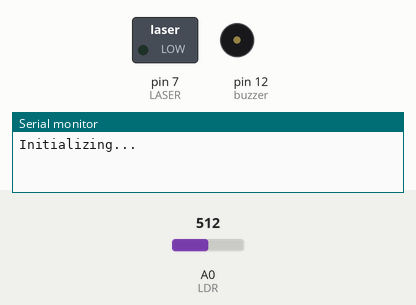
Bench run of a sketch on a simulated Arduino Uno, built with avr-gcc and run on an emulated ATmega328P. Shown: switched loads named in the sketch (green lamp = pin HIGH), buzzer (waves = sounding, pin HIGH), the last lines printed to the serial monitor. The test bench sets the inputs (shaded band); at power-on: A0 (LDR) = 512. The modem accepts every AT command (registered, SIM ready, sends succeed) and sends nothing else.

Above: at 0.1 s.
At 7.7 s:
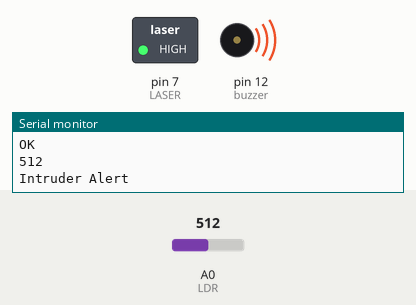
7.8 s: A0 (LDR) set to 710
11.0 s: A0 (LDR) set to 685
At 14.8 s:
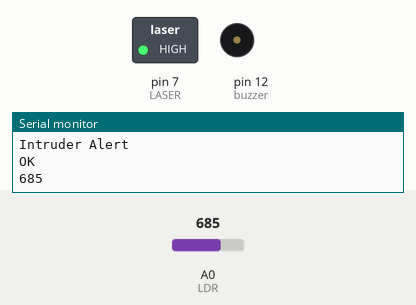
22.5 s: A0 (LDR) set to 690
Timing chart, 0 to 31.1 s (numbered marks = the images above; inputs shaded):
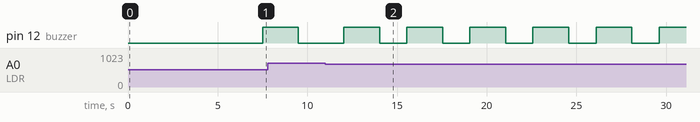

Measured:
- after the input at 11.0 s, pin 12 (buzzer): alternates HIGH for 2.0 s and LOW for 1.5 s, starting after 1.0 s

The sketch:

Code.ino
```cpp
#include <SoftwareSerial.h>


const int LDR = A0;          //Read the LDR value from the point where it meets the Resistor
const int LASER = 7;          //LASER trigger pin
const int buzzer = 12;     //Buzzer pin
int LDR_Value;

SoftwareSerial sim800l(3, 2);    // RX,TX for Arduino and for the module it's TXD RXD, they should be inverted

void updateSerial()
{
  delay(500);
  while (Serial.available())
  {
   sim800l.write(Serial.read());//Forward what Serial received to Software Serial Port
  }
  while(sim800l.available())
  {
    Serial.write(sim800l.read());//Forward what Software Serial received to Serial Port
  }
}


void setup() {

  pinMode(LDR, INPUT);          //Define pinModes
  pinMode(LASER, OUTPUT);
  pinMode(buzzer, OUTPUT);

  Serial.begin(9600);           //Start the Serial communication with the PC and SIM800L
  sim800l.begin(9600);
  Serial.println("Initializing...");
  sim800l.println("AT"); //Once the handshake test is successful, i t will back to OK
  updateSerial();
  delay(1000);

  digitalWrite(LASER,HIGH);     //Put the LASER at high state
  delay(5000);
}

void loop() {

  LDR_Value=analogRead(LDR);      //Constantly read and display the LDR value
  Serial.println(LDR_Value);
  delay(1000);                     //To avoid false reading

  if (LDR_Value < 700){                       //If someone passes through the value will drop, 800 is the threshold, you can chose whatever suits you, the serial monitor will help you
     Serial.println ("Intruder Alert");
     {
     digitalWrite(buzzer, HIGH);
     delay (2000);
     digitalWrite(buzzer, LOW);
     }
     sim800l.println("ATD+ <number>;");  //The number to call don't forget to add the country code
     updateSerial();
   }
}
```
